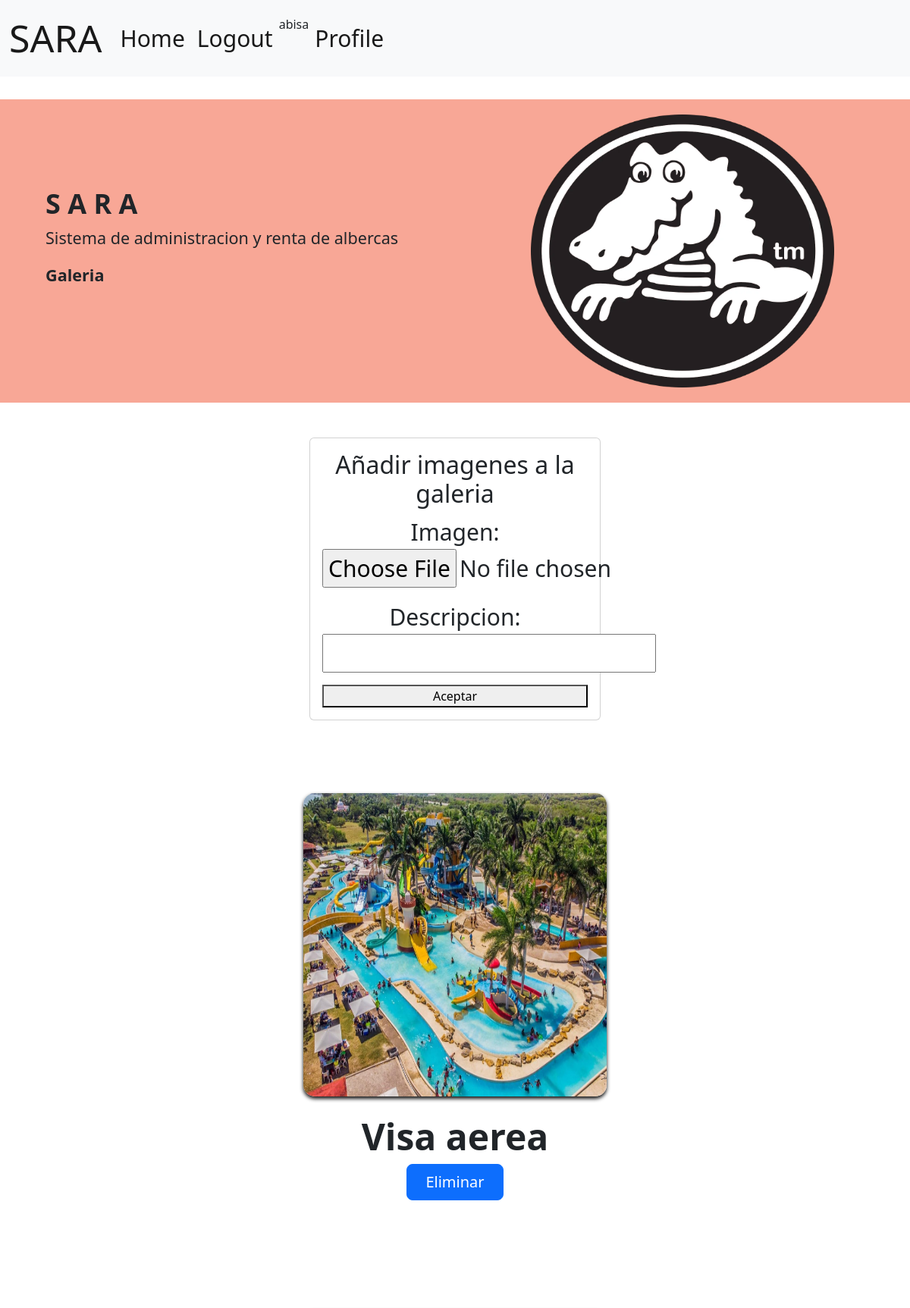
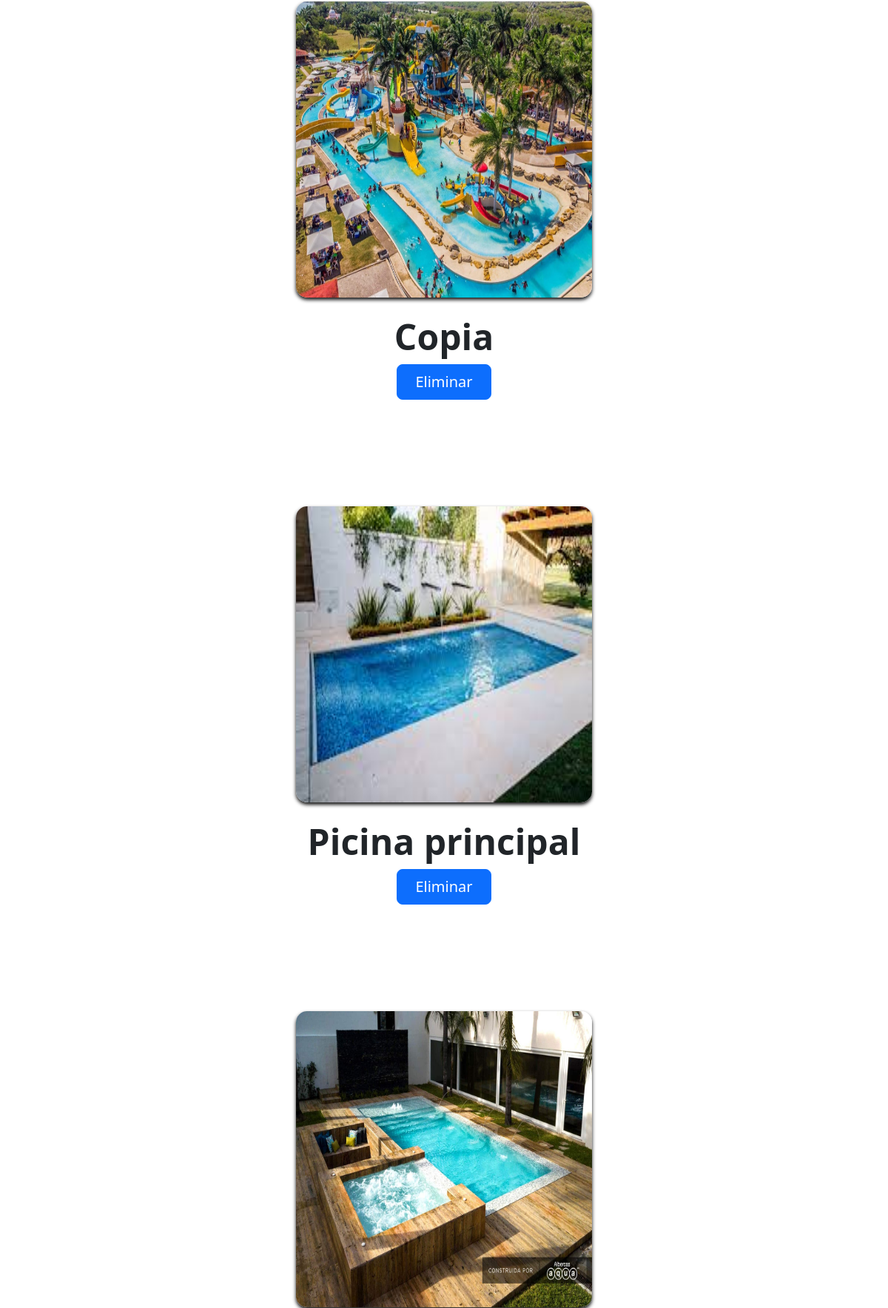
Screenshot of /Profile/My_pools/Galery/2 (signed in, upper part) with the database file from the repository (2 pictures, top to bottom).
### sara/models.py (models this page shows, shortened)
class Galeria_picina(models.Model):
    imagen = models.ImageField(upload_to="images",null = False, blank = False)
    descripcion = models.CharField(max_length = 100)
    picina = models.ForeignKey(Picina, on_delete = models.CASCADE)

### sara/views.py (the view, shortened to what this page needs)
# urls.py: path('Profile/My_pools/Galery/<int:Picina_id>', views.Galeries, name = 'Galeries'),
def Galeries(request, Picina_id):
    pool = get_object_or_404(Picina, pk=Picina_id, user = request.user)
    Pool_images = Galeria_picina.objects.filter(picina = pool)
    if request.method == 'GET':
        return render(request, 'Galery.html',{
            'form': Register_pool_image,
            'pool': pool,
            'Pool_images': Pool_images
        })

### sara/templates/Galery.html (shortened to what this page needs)
{%extends 'Navigation.html'%}
{%block content%}
    <div class="dj-banner">
        <div class="dj-bg">
            <img src="\static\cocote.webp" alt="" width="400px" height="400px">
            <div class="dj-text">
                <h1><b>S A R A</b></h1>
                <p>Sistema de administracion y renta de albercas</p>
                <p><b>Galeria</b></p>
            </div>
        </div>
    </div>
    <main calss = "container">
        <div class="row">
        <div class = "col-md-4 offset-md-4">
            <form class = "card card-body text-center" action="#" method="POST">
                <h2>Añadir imagenes a la galeria</h2>
                {{form.as_p}}
                <button>
                    Aceptar
                </button>
            </form>
        </div>
        </div>
    </main>
    {% for Pool_images in Pool_images %}
    <div class="px-4 py-5 my-5 text-center">
        <img class="d-block mx-auto mb-4 img_a" src="{{Pool_images.imagen.url}}" alt="" width="400" height="400">
        <h1 class="display-5 fw-bold">{{Pool_images.descripcion}}</h1>
            <button type="button" class="btn btn-primary btn-lg px-4 gap-3">Eliminar</button>
          </div>
    {% endfor %}
{% endblock %}

### sara/templates/Navigation.html (shortened to what this page needs)
<!DOCTYPE html>
<html lang="en">
  <head>
    <link
      href="https://cdn.jsdelivr.net/npm/bootstrap@5.2.2/dist/css/bootstrap.min.css"
      rel="stylesheet"
    />
  </head>
  <body>
    <nav class="navbar navbar-expand-lg bg-light">
      <div class="container-fluid">
        <a class="navbar-brand" href="#">SARA</a>
        <div class="collapse navbar-collapse" id="navbarNav">
          <ul class="navbar-nav">
            <li class="nav-item">
              <a href="/" class="nav-link active" aria-current="page">Home</a>
            </li>
            {% if user.is_authenticated %}
            <li class="nav-item">
              <a href="/Logout" class="nav-link active" aria-current="page"
                >Logout</a
              >
            </li>
            {{ user.get_username }}
            <li class="nav-item">
              <a href="/Profile" class="nav-link active" aria-current="page"
                >Profile</a
              >
            </li>
            {% endif %}
          </ul>
        </div>
      </div>
    </nav>
    {% block content %} {% endblock %}
  </body>
</html>

### sara/templates/Galery.html (style rules this page uses)
.dj-banner { margin: 30px 0; position: relative; }
.dj-banner .dj-bg { background-color: #F8A796; }
.dj-banner .dj-bg img { display: block; margin: 20px auto; padding: 20px 0; }
.dj-banner .dj-text { text-align: center; padding-bottom: 20px; }
@media screen and (min-width:768px) { .dj-banner .dj-bg img { margin-right: 100px; } }
@media screen and (min-width:768px) { .dj-banner .dj-text { position: absolute; top: 50%; left: 10%; transform: translate(-10%, -50%); width: 50%; text-align: left; } }
@media screen and (min-width:768px) { .dj-banner .dj-text h1 { font-size: calc(2*1.5vw); } }
@media screen and (min-width:768px) { .dj-banner .dj-text p { font-size: calc(1.2*1.5vw); } }
p { font-size: 30px; }
.img_a { border-radius: 15px; box-shadow: 0 3px 5px rgba(15, 15, 15, 15); }

### sara/templates/Navigation.html (style rules this page uses)
.nav-link { font-size: 30px; }
.navbar-brand { font-size: 50px; }

### rows the page displays
Galeria_picina: imagen (picture), descripcion "Visa aerea"
Galeria_picina: imagen (picture), descripcion "Copia"
Galeria_picina: imagen (picture), descripcion "Picina principal"
Galeria_picina: imagen (picture)

### other values shown
{{ user.get_username }} "abisa"
